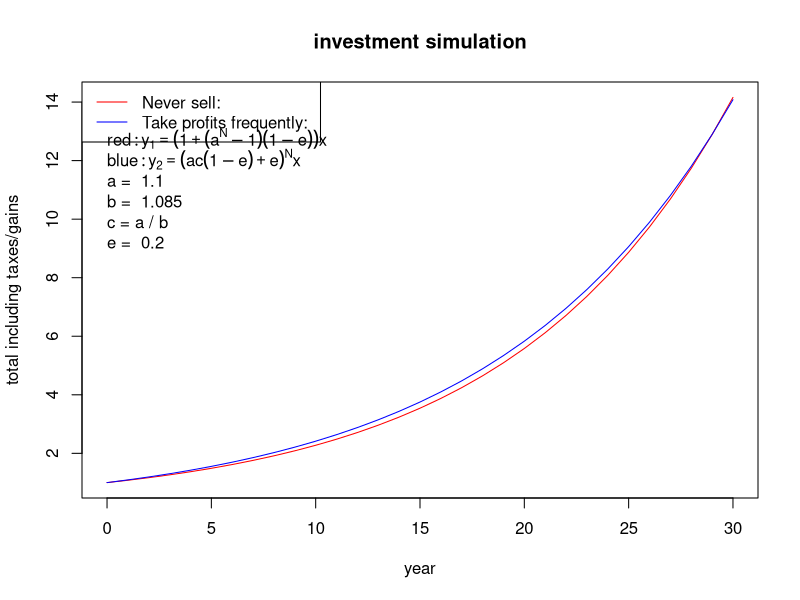

R code for this plot:
# configure parameters
x <- 1 # 元手資金
a <- 1.1 # 年初 ~ 天井の倍率

b <- 1.085 # 年初 ~ 底の倍率
c <- a / b

e <- 0.2 # 税金

# define axis
N <- seq(0, 30, by=1.0)

# define functions
y1 <- (
  1 + (a**N - 1) * (1 - e)
) * x

y2 <- (
  a * c * (1 - e) + e
) ** N * x

# plot graph
plot(N, y1, type="l", col="red", xlab="year", ylab="total including taxes/gains", main="investment simulation")
lines(N, y2, col="blue")

# legend
legend("topleft",
  legend=c(
    paste("Never sell: "),
    paste("Take profits frequently: ")
  ),
  col=c("red", "blue"),
  lty=1
)
text(0, max(y1) * 0.90, expression(red: y[1] == (1 + (a^N - 1) * (1 - e)) * x), adj=0)
text(0, max(y1) * 0.85, expression(blue: y[2] == (a * c * (1 - e) + e) ** N * x), adj=0)

# text on graph
text(0, max(y1) * 0.80, paste("a = ", a), adj=0)
text(0, max(y1) * 0.75, paste("b = ", b), adj=0)
text(0, max(y1) * 0.70, paste("c = a / b"), adj=0)
text(0, max(y1) * 0.65, paste("e = ", e), adj=0)
